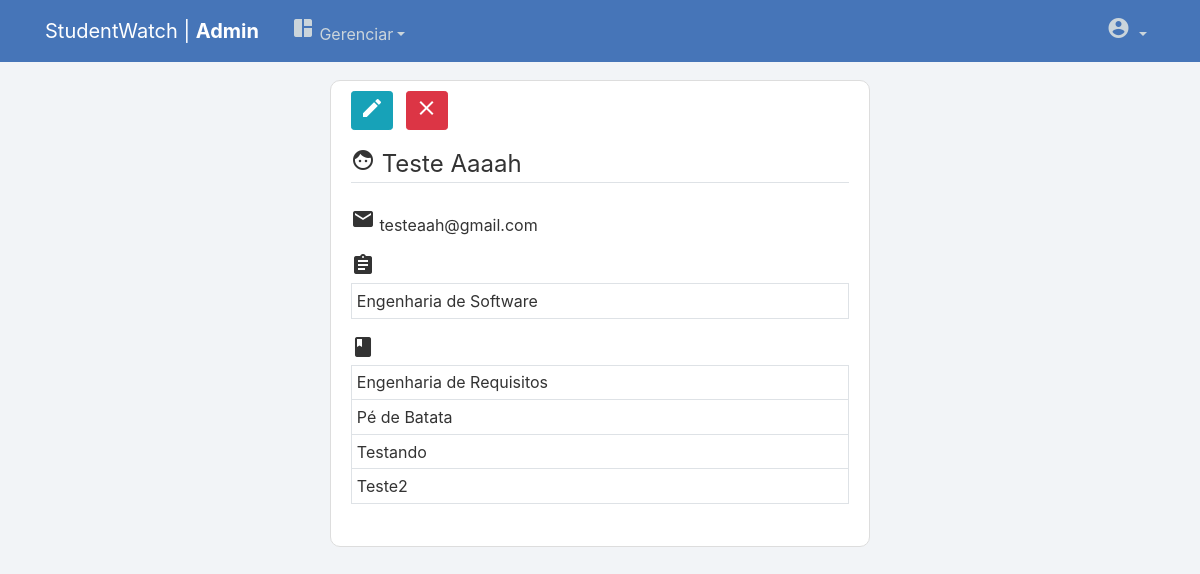
Page /professor/9/17/ (signed in) on the earlier database version.
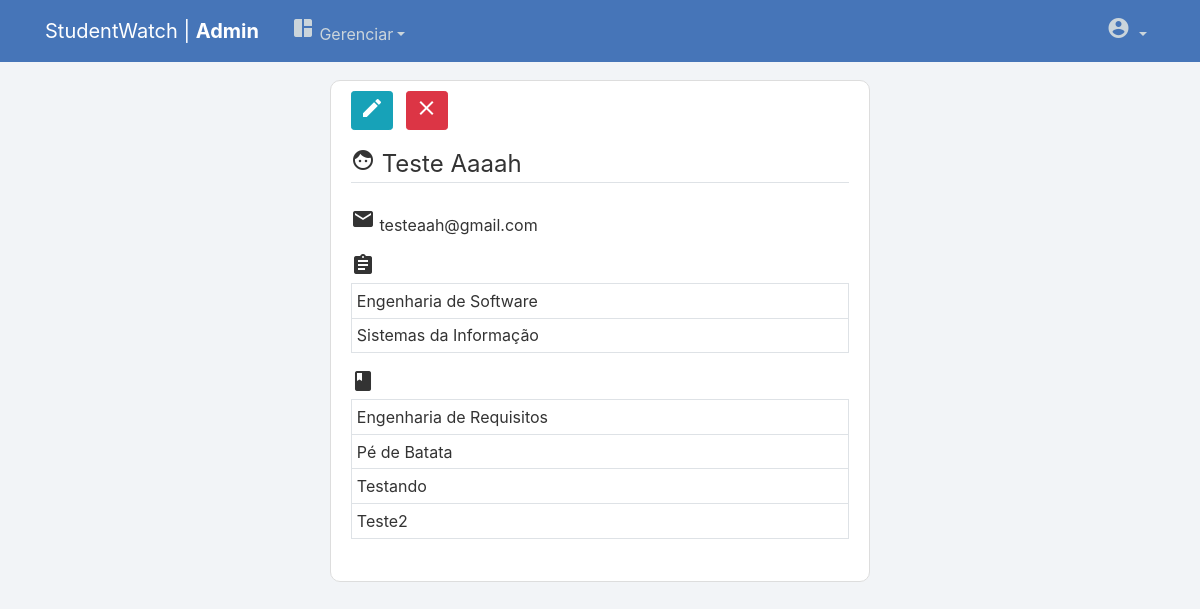
Same page on the later database version.
### manager/models.py (models this page shows, shortened)
class Professor_curso(models.Model):
    professor = models.ForeignKey(ProfessorProfile, on_delete=models.CASCADE, null=True)
    curso = models.ForeignKey(Curso, on_delete=models.CASCADE, null=True)

class Curso(models.Model):
    nome = models.CharField(max_length=100)
    descricao = models.TextField(max_length=500)
    coordenador = models.ForeignKey(CoordenadorProfile, on_delete=models.SET_NULL, null=True)
    def __str__(self):
        return self.nome

class Disciplina(models.Model):
    nome = models.CharField(max_length=100)
    professor = models.ForeignKey(ProfessorProfile, on_delete=models.SET_NULL, null=True)
    curso = models.ForeignKey(Curso, on_delete=models.CASCADE, null=True)
    def __str__(self):
        return self.nome

### manager/views.py (the view)
# urls.py: path('professor/<int:curso_id>/<int:professor_id>/', ProfessorDetailView.as_view(), name='professor-detail'),
class ProfessorDetailView(PermissionRequiredMixin, LoginRequiredMixin, DetailView):
    permission_required = 'users.view_professorprofile'
    template_name = "manager/professor_detail.html"
    def get(self, request, *args, **kwargs):
        curso_id = self.kwargs['curso_id']
        professorprofile_id = self.kwargs['professor_id']
        professorprofile = ProfessorProfile.objects.get(id=professorprofile_id)
        cursos = Professor_curso.objects.filter(professor=professorprofile_id)
        disciplinas = Disciplina.objects.filter(professor=professorprofile_id)
        context = {
            'object': professorprofile,
            'curso_id': curso_id,
            'cursos': cursos,
            'disciplinas': disciplinas,
        }
        return render(request, self.template_name, context)

### manager/templates/manager/professor_detail.html
{% extends "page/base.html" %}
{% block content %}
    <div class="content-section">
        <fieldset class="form-group">
            {% if user.is_staff %}
                <a class="btn btn-info btn-sm" href="{% url 'professor-update' curso_id=curso_id professor_id=object.id %}"><span class="material-icons">edit</span></a>
                <a class="btn btn-danger btn-sm ml-2" href="{% url 'professor-delete' curso_id=curso_id professor_id=object.id %}"><span class="material-icons">clear</span></a>
            {% endif %}
        </fieldset>
        <fieldset class="form-group">
            <legend class="border-bottom mb-4"><span class="material-icons">face</span> {{ object.user.first_name }} {{ object.user.last_name }}</legend>
            <p><span class="material-icons">mail</span> {{ object.user.email }}</p>
            <table class="table table-bordered table-sm">
                {% for curso in cursos %}
                    {% if forloop.first %}
                        <tr>
                            <thead>
                                <span class="material-icons">assignment</span>
                            </thead>
                            <td>
                                {{ curso.curso }}
                            </td>
                        </tr>
                    {% else %}
                        <tr>
                            <td>
                                {{ curso.curso }}
                            </td>
                        </tr>
                    {% endif %}
                {% endfor %}
            </table>
            <table class="table table-bordered table-sm">
                {% for disciplina in disciplinas %}
                    {% if forloop.first %}
                        <tr>
                            <thead>
                                <span class="material-icons">book</span>
                            </thead>
                            <td>
                                {{ disciplina }}
                            </td>
                        </tr>
                    {% else %}
                        <tr>
                            <td>
                                {{ disciplina }}
                            </td>
                        </tr>
                    {% endif %}
                {% endfor %}
            </table>
    </div>
{% endblock content %}

Differences in the rows shown:
added Professor_curso: curso "Sistemas da Informação"
